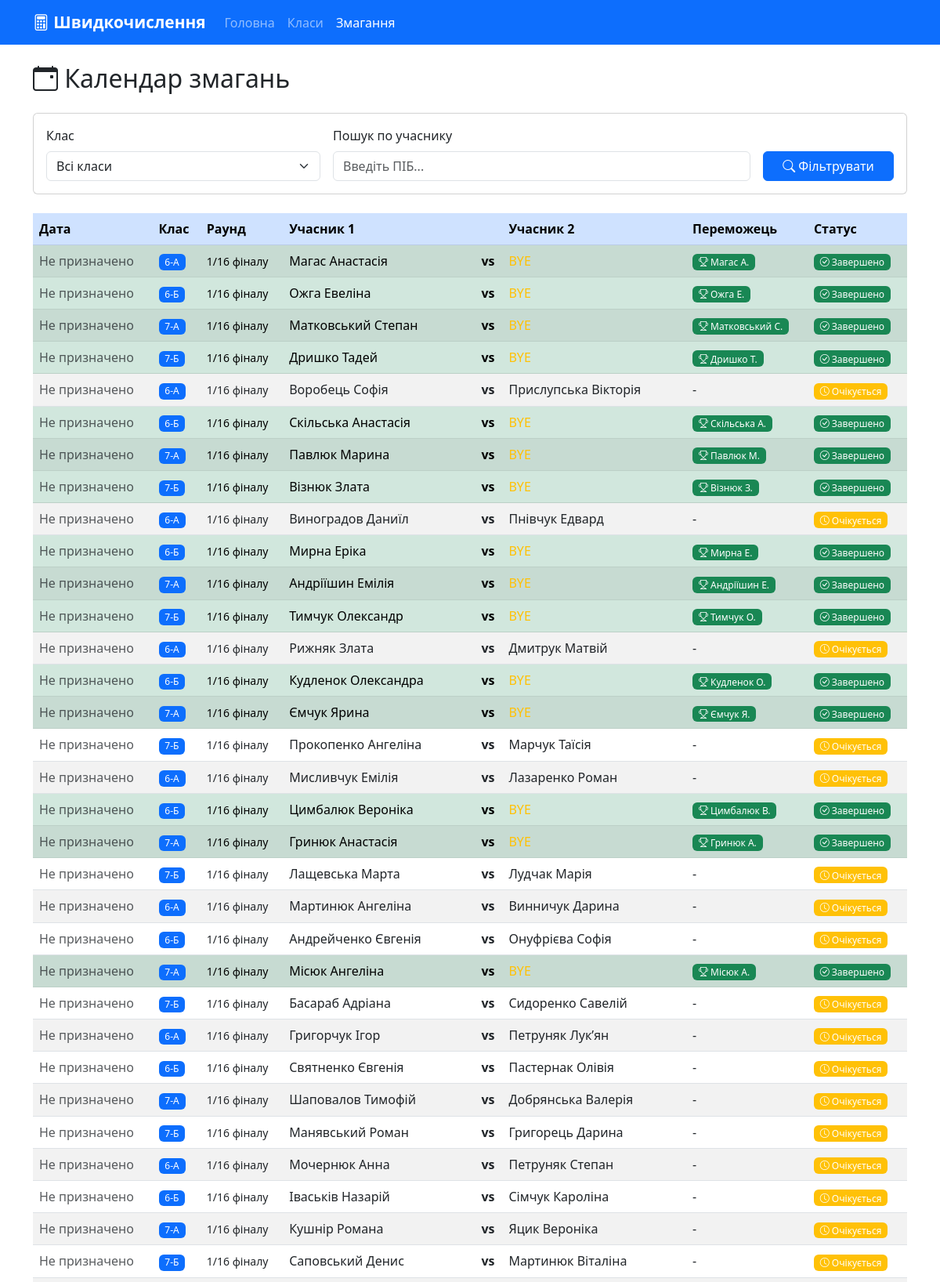
Screenshot of /matches (upper part) with the database file from the repository.
### models.py (models this page shows, shortened)
class Match(db.Model):
    id = db.Column(db.Integer, primary_key=True)
    student1_id = db.Column(db.Integer, db.ForeignKey('student.id'), nullable=False)
    student2_id = db.Column(db.Integer, db.ForeignKey('student.id'), nullable=True)
    class_name = db.Column(db.String(10), nullable=False)
    round_number = db.Column(db.Integer, nullable=False)
    match_number = db.Column(db.Integer, nullable=False)
    winner_id = db.Column(db.Integer, db.ForeignKey('student.id'), nullable=True)
    winner = db.relationship('Student', foreign_keys=[winner_id], backref='wins')
    scheduled_date = db.Column(db.DateTime, nullable=True)
    completed_date = db.Column(db.DateTime, nullable=True)
    is_completed = db.Column(db.Boolean, default=False)
    score1 = db.Column(db.Integer)
    score2 = db.Column(db.Integer)
    notes = db.Column(db.Text)
    @property
    def round_name(self):
        if self.round_number == 0:
            return "Кваліфікація"
        round_names = {
            1: "1/16 фіналу",
            2: "1/8 фіналу",
            3: "1/4 фіналу",
            4: "1/2 фіналу (Півфінал)",
            5: "Фінал",
            6: "За 3-є місце"
        }
        return round_names.get(self.round_number, f"Раунд {self.round_number}")

class Student(db.Model):
    id = db.Column(db.Integer, primary_key=True)
    first_name = db.Column(db.String(50), nullable=False)
    last_name = db.Column(db.String(50), nullable=False)
    patronymic = db.Column(db.String(50))
    class_name = db.Column(db.String(10), nullable=False)
    seed = db.Column(db.Integer)
    rating = db.Column(db.Integer, default=0)
    has_bye = db.Column(db.Boolean, default=False)
    home_matches = db.relationship('Match', foreign_keys='Match.student1_id', backref='student1', lazy=True)
    away_matches = db.relationship('Match', foreign_keys='Match.student2_id', backref='student2', lazy=True)
    @property
    def full_name(self):
        return f"{self.last_name} {self.first_name} {self.patronymic or ''}".strip()

### app.py (the view, shortened to what this page needs)
@app.route('/matches')
def matches():
    class_filter = request.args.get('class', '')
    name_filter = request.args.get('name', '')
    query = Match.query
    if class_filter:
        query = query.filter_by(class_name=class_filter)
    matches_list = query.order_by(Match.scheduled_date.desc(), Match.round_number, Match.match_number).all()
    classes_list = db.session.query(Student.class_name).distinct().order_by(Student.class_name).all()
    classes_list = [c[0] for c in classes_list]
    return render_template('matches.html',
                         matches=matches_list,
                         classes=classes_list,
                         class_filter=class_filter,
                         name_filter=name_filter)

### templates/matches.html (shortened to what this page needs)
{% extends "base.html" %}
{% block content %}
<div class="row">
    <div class="col-md-12">
        <h2 class="mb-4"><i class="bi bi-calendar-event"></i> Календар змагань</h2>
        <div class="card mb-4">
            <div class="card-body">
                <form method="GET" class="row g-3">
                    <div class="col-md-4">
                        <label class="form-label">Клас</label>
                        <select name="class" class="form-select">
                            <option value="">Всі класи</option>
                        </select>
                    </div>
                    <div class="col-md-6">
                        <label class="form-label">Пошук по учаснику</label>
                        <input type="text" name="name" class="form-control"
                               placeholder="Введіть ПІБ..." value="{{ name_filter }}">
                    </div>
                    <div class="col-md-2 d-flex align-items-end">
                        <button type="submit" class="btn btn-primary w-100">
                            <i class="bi bi-search"></i> Фільтрувати
                        </button>
                    </div>
                </form>
            </div>
        </div>
        {% if matches %}
        <div class="table-responsive">
            <table class="table table-striped table-hover">
                <thead class="table-primary">
                    <tr>
                        <th>Дата</th>
                        <th>Клас</th>
                        <th>Раунд</th>
                        <th>Учасник 1</th>
                        <th></th>
                        <th>Учасник 2</th>
                        <th>Переможець</th>
                        <th>Статус</th>
                    </tr>
                </thead>
                <tbody>
                    {% for match in matches %}
                    <tr {% if match.is_completed %}class="table-success"{% endif %}>
                        <td>
                            {% if match.scheduled_date %}
                                {{ match.scheduled_date.strftime('%d.%m %H:%M') }}
                            {% else %}
                                <span class="text-muted">Не призначено</span>
                            {% endif %}
                        </td>
                        <td>
                            <a href="{{ url_for('bracket', class_name=match.class_name) }}"
                               class="badge bg-primary text-decoration-none">
                                {{ match.class_name }}
                            </a>
                        </td>
                        <td><small>{{ match.round_name }}</small></td>
                        <td>
                            {% if match.student1 %}
                                {{ match.student1.full_name }}
                            {% else %}
                                <span class="text-muted">TBD</span>
                            {% endif %}
                        </td>
                        <td class="text-center"><strong>vs</strong></td>
                        <td>
                            {% if match.student2 %}
                                {{ match.student2.full_name }}
                            {% elif match.student2_id is none and match.student1 %}
                                <span class="text-warning">BYE</span>
                            {% else %}
                                <span class="text-muted">TBD</span>
                            {% endif %}
                        </td>
                        <td>
                            {% if match.winner %}
                                <span class="badge bg-success">
                                    <i class="bi bi-trophy"></i> {{ match.winner.last_name }} {{ match.winner.first_name[0] }}.
                                </span>
                            {% else %}
                                -
                            {% endif %}
                        </td>
                        <td>
                            {% if match.is_completed %}
                                <span class="badge bg-success">
                                    <i class="bi bi-check-circle"></i> Завершено
                                </span>
                            {% else %}
                                <span class="badge bg-warning">
                                    <i class="bi bi-clock"></i> Очікується
                                </span>
                            {% endif %}
                        </td>
                    </tr>
                    {% endfor %}
                </tbody>
            </table>
        </div>
        {% endif %}
    </div>
</div>
{% endblock %}

### static/css/style.css (style rules this page uses)
body { min-height: 100vh; display: flex; flex-direction: column; }
.card { transition: transform 0.2s, box-shadow 0.2s; }
.badge { font-weight: 500; }
.card, .alert { animation: fadeIn 0.3s ease-out; }
.btn { transition: all 0.2s; }

### rows the page displays
Match: shows "Не призначено", class_name "6-А", round_name "1/16 фіналу", student1.full_name "Магас Анастасія", shows "BYE", winner.last_name "Магас", winner "А", is_completed True (drawn)
Match: shows "Не призначено", class_name "6-Б", round_name "1/16 фіналу", student1.full_name "Ожга Евеліна", shows "BYE", winner.last_name "Ожга", winner "Е", is_completed True (drawn)
Match: shows "Не призначено", class_name "7-А", round_name "1/16 фіналу", student1.full_name "Матковський Степан", shows "BYE", winner.last_name "Матковський", winner "С", is_completed True (drawn)
Match: shows "Не призначено", class_name "7-Б", round_name "1/16 фіналу", student1.full_name "Дришко Тадей", shows "BYE", winner.last_name "Дришко", winner "Т", is_completed True (drawn)
Match: shows "Не призначено", class_name "6-А", round_name "1/16 фіналу", student1.full_name "Воробець Софія", student2.full_name "Прислупська Вікторія", is_completed False (drawn)
Match: shows "Не призначено", class_name "6-Б", round_name "1/16 фіналу", student1.full_name "Скільська Анастасія", shows "BYE", winner.last_name "Скільська", winner "А", is_completed True (drawn)
Match: shows "Не призначено", class_name "7-А", round_name "1/16 фіналу", student1.full_name "Павлюк Марина", shows "BYE", winner.last_name "Павлюк", winner "М", is_completed True (drawn)
Match: shows "Не призначено", class_name "7-Б", round_name "1/16 фіналу", student1.full_name "Візнюк Злата", shows "BYE", winner.last_name "Візнюк", winner "З", is_completed True (drawn)
Match: shows "Не призначено", class_name "6-А", round_name "1/16 фіналу", student1.full_name "Виноградов Даниїл", student2.full_name "Пнівчук Едвард", is_completed False (drawn)
Match: shows "Не призначено", class_name "6-Б", round_name "1/16 фіналу", student1.full_name "Мирна Еріка", shows "BYE", winner.last_name "Мирна", winner "Е", is_completed True (drawn)
Match: shows "Не призначено", class_name "7-А", round_name "1/16 фіналу", student1.full_name "Андріїшин Емілія", shows "BYE", winner.last_name "Андріїшин", winner "Е", is_completed True (drawn)
Match: shows "Не призначено", class_name "7-Б", round_name "1/16 фіналу", student1.full_name "Тимчук Олександр", shows "BYE", winner.last_name "Тимчук", winner "О", is_completed True (drawn)
Match: shows "Не призначено", class_name "6-А", round_name "1/16 фіналу", student1.full_name "Рижняк Злата", student2.full_name "Дмитрук Матвій", is_completed False (drawn)
Match: shows "Не призначено", class_name "6-Б", round_name "1/16 фіналу", student1.full_name "Кудленок Олександра", shows "BYE", winner.last_name "Кудленок", winner "О", is_completed True (drawn)
Match: shows "Не призначено", class_name "7-А", round_name "1/16 фіналу", student1.full_name "Ємчук Ярина", shows "BYE", winner.last_name "Ємчук", winner "Я", is_completed True (drawn)
Match: shows "Не призначено", class_name "7-Б", round_name "1/16 фіналу", student1.full_name "Прокопенко Ангеліна", student2.full_name "Марчук Таїсія", is_completed False (drawn)
Match: shows "Не призначено", class_name "6-А", round_name "1/16 фіналу", student1.full_name "Мисливчук Емілія", student2.full_name "Лазаренко Роман", is_completed False (drawn)
Match: shows "Не призначено", class_name "6-Б", round_name "1/16 фіналу", student1.full_name "Цимбалюк Вероніка", shows "BYE", winner.last_name "Цимбалюк", winner "В", is_completed True (drawn)
Match: shows "Не призначено", class_name "7-А", round_name "1/16 фіналу", student1.full_name "Гринюк Анастасія", shows "BYE", winner.last_name "Гринюк", winner "А", is_completed True (drawn)
Match: shows "Не призначено", class_name "7-Б", round_name "1/16 фіналу", student1.full_name "Лащевська Марта", student2.full_name "Лудчак Марія", is_completed False (drawn)
Match: shows "Не призначено", class_name "6-А", round_name "1/16 фіналу", student1.full_name "Мартинюк Ангеліна", student2.full_name "Винничук Дарина", is_completed False (drawn)
Match: shows "Не призначено", class_name "6-Б", round_name "1/16 фіналу", student1.full_name "Андрейченко Євгенія", student2.full_name "Онуфрієва Софія", is_completed False (drawn)
Match: shows "Не призначено", class_name "7-А", round_name "1/16 фіналу", student1.full_name "Місюк Ангеліна", shows "BYE", winner.last_name "Місюк", winner "А", is_completed True (drawn)
Match: shows "Не призначено", class_name "7-Б", round_name "1/16 фіналу", student1.full_name "Басараб Адріана", student2.full_name "Сидоренко Савелій", is_completed False (drawn)
Match: shows "Не призначено", class_name "6-А", round_name "1/16 фіналу", student1.full_name "Григорчук Ігор", student2.full_name "Петруняк Лук’ян", is_completed False (drawn)
Match: shows "Не призначено", class_name "6-Б", round_name "1/16 фіналу", student1.full_name "Святненко Євгенія", student2.full_name "Пастернак Олівія", is_completed False (drawn)
Match: shows "Не призначено", class_name "7-А", round_name "1/16 фіналу", student1.full_name "Шаповалов Тимофій", student2.full_name "Добрянська Валерія", is_completed False (drawn)
Match: shows "Не призначено", class_name "7-Б", round_name "1/16 фіналу", student1.full_name "Манявський Роман", student2.full_name "Григорець Дарина", is_completed False (drawn)
Match: shows "Не призначено", class_name "6-А", round_name "1/16 фіналу", student1.full_name "Мочернюк Анна", student2.full_name "Петруняк Степан", is_completed False (drawn)
Match: shows "Не призначено", class_name "6-Б", round_name "1/16 фіналу", student1.full_name "Іваськів Назарій", student2.full_name "Сімчук Кароліна", is_completed False (drawn)
Match: shows "Не призначено", class_name "7-А", round_name "1/16 фіналу", student1.full_name "Кушнір Романа", student2.full_name "Яцик Вероніка", is_completed False (drawn)
Match: shows "Не призначено", class_name "7-Б", round_name "1/16 фіналу", student1.full_name "Саповський Денис", student2.full_name "Мартинюк Віталіна", is_completed False (drawn)
